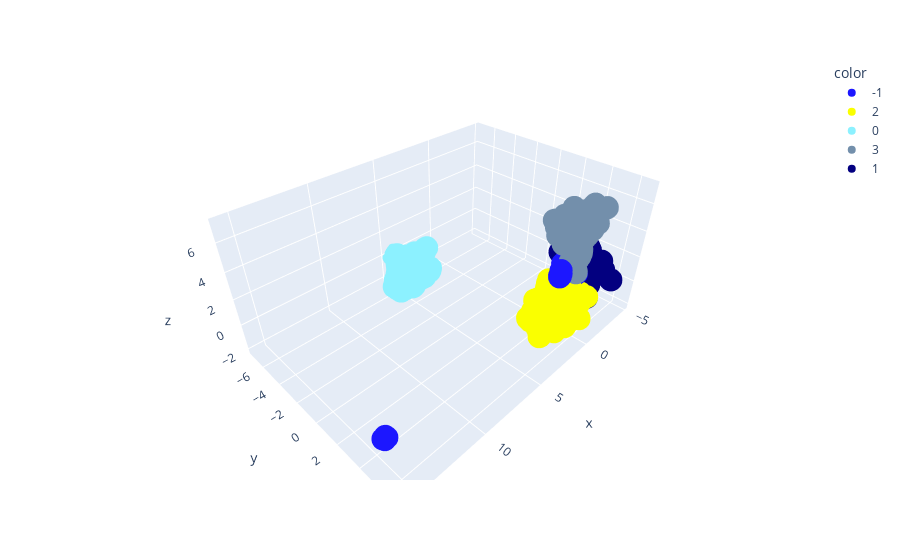

Notebook code cell kept with this figure:
### Markdown cell above
Perfect! We now have what look to be four very promising clusters, let us take a look.

### Code cell
colors = [str(x) for x in clusterer.labels_]

fig = px.scatter_3d(
    x=u[:,0], y=u[:,1], z=u[:,2],
    color=colors,
    custom_data=[data['sub'][:n], data['title'][:n]],
    color_discrete_sequence=palette
)
fig.update_traces(
    hovertemplate="<br>".join([
        "sub: %{customdata[1]}",
        "title: %{customdata[0]}"
    ])
)

### Figure 1 — Plotly figure (JSON) as saved in the notebook; plotly's stock layout.template omitted (floating-point values rounded to 4 significant figures; data arrays with more than 128 entries replaced by an {"elided": "..."} marker saying what was removed)
{"data": [{"customdata": {"elided": "87x2 str values"}, "hovertemplate": "sub: %{customdata[1]}<br>title: %{customdata[0]}", "legendgroup": "-1", "marker": {"color": "#1c17ff", "symbol": "circle"}, "mode": "markers", "name": "-1", "scene": "scene", "showlegend": true, "type": "scatter3d", "x": [15.43, 15.36, 15.33, 15.37, 1.908, 15.35, 15.36, 15.39, 15.38, 1.913, -0.4745, 15.35, 1.631, 15.34, 1.907, 15.39, 1.905, 15.39, 15.35, 15.37, -0.7989, 15.39, 15.38, 1.93, -0.4807, 1.887, 15.41, 15.4, 15.4, 15.4, 15.44, 15.33, 15.4, 15.37, 1.874, 1.798, 15.37, 15.4, 15.37, 1.861, 1.763, 15.39, 1.861, 15.39, 15.39, 1.91, 15.35, 15.47, 15.38, 15.4, 15.38, 15.43, 15.39, 15.37, 15.38, 1.891, 15.35, 15.38, 15.4, 15.4, 1.706, 15.44, 15.43, 15.4, 15.43, -0.5031, 15.46, 15.32, 1.687, 15.45, 1.886, 15.45, 15.39, 15.41, 1.816, 1.727, 15.44, 1.743, 15.42, 15.43, 15.43, 15.42, 15.37, -0.5506, 15.43, 1.876, 1.902], "y": [5.552, 5.48, 5.437, 5.482, 5.528, 5.469, 5.471, 5.47, 5.496, 5.534, 4.235, 5.548, 5.394, 5.526, 5.529, 5.51, 5.526, 5.499, 5.46, 5.459, 5.127, 5.524, 5.511, 5.539, 4.219, 5.547, 5.528, 5.515, 5.524, 5.506, 5.498, 5.43, 5.468, 5.477, 5.5, 5.486, 5.514, 5.497, 5.475, 5.492, 5.5, 5.505, 5.513, 5.512, 5.513, 5.528, 5.464, 5.435, 5.481, 5.5, 5.477, 5.532, 5.497, 5.48, 5.482, 5.522, 5.594, 5.503, 5.494, 5.485, 5.412, 5.494, 5.535, 5.508, 5.555, 4.212, 5.563, 5.41, 5.421, 5.569, 5.52, 5.522, 5.439, 5.515, 5.501, 5.443, 5.546, 5.417, 5.523, 5.483, 5.534, 5.488, 5.473, 4.197, 5.538, 5.515, 5.523], "z": [0.8944, 0.8199, 0.7817, 0.8274, 3.258, 0.8262, 0.8197, 0.8228, 0.8428, 3.244, 2.368, 0.8954, 3.483, 0.8736, 3.258, 0.8546, 3.26, 0.8444, 0.8068, 0.804, 1.898, 0.8673, 0.8546, 3.251, 2.329, 3.271, 0.8695, 0.857, 0.8663, 0.849, 0.841, 0.7788, 0.8113, 0.8222, 3.189, 3.368, 0.8645, 0.8392, 0.8208, 3.23, 3.387, 0.8459, 3.232, 0.8548, 0.8674, 3.259, 0.8913, 0.7798, 0.8253, 0.843, 0.8202, 0.7886, 0.8382, 0.8222, 0.8234, 3.261, 0.9354, 0.8358, 0.8345, 0.8265, 3.19, 0.8326, 0.8842, 0.8512, 0.8899, 2.351, 0.8756, 0.7533, 3.453, 0.9089, 3.274, 0.8423, 0.7767, 0.8528, 3.345, 3.422, 0.8829, 3.144, 0.8649, 0.817, 0.872, 0.8304, 0.8151, 2.327, 0.8328, 3.257, 3.255]}, {"customdata": {"elided": "776x2 str values"}, "hovertemplate": "sub: %{customdata[1]}<br>title: %{customdata[0]}", "legendgroup": "2", "marker": {"color": "#faff00", "symbol": "circle"}, "mode": "markers", "name": "2", "scene": "scene", "showlegend": true, "type": "scatter3d", "x": {"elided": "776 float values"}, "y": {"elided": "776 float values"}, "z": {"elided": "776 float values"}}, {"customdata": {"elided": "898x2 str values"}, "hovertemplate": "sub: %{customdata[1]}<br>title: %{customdata[0]}", "legendgroup": "0", "marker": {"color": "#8cf1ff", "symbol": "circle"}, "mode": "markers", "name": "0", "scene": "scene", "showlegend": true, "type": "scatter3d", "x": {"elided": "898 float values"}, "y": {"elided": "898 float values"}, "z": {"elided": "898 float values"}}, {"customdata": {"elided": "570x2 str values"}, "hovertemplate": "sub: %{customdata[1]}<br>title: %{customdata[0]}", "legendgroup": "3", "marker": {"color": "#738FAB", "symbol": "circle"}, "mode": "markers", "name": "3", "scene": "scene", "showlegend": true, "type": "scatter3d", "x": {"elided": "570 float values"}, "y": {"elided": "570 float values"}, "z": {"elided": "570 float values"}}, {"customdata": {"elided": "787x2 str values"}, "hovertemplate": "sub: %{customdata[1]}<br>title: %{customdata[0]}", "legendgroup": "1", "marker": {"color": "#030080", "symbol": "circle"}, "mode": "markers", "name": "1", "scene": "scene", "showlegend": true, "type": "scatter3d", "x": {"elided": "787 float values"}, "y": {"elided": "787 float values"}, "z": {"elided": "787 float values"}}], "layout": {"legend": {"title": {"text": "color"}, "tracegroupgap": 0}, "margin": {"t": 60}, "scene": {"domain": {"x": [0, 1], "y": [0, 1]}, "xaxis": {"title": {"text": "x"}}, "yaxis": {"title": {"text": "y"}}, "zaxis": {"title": {"text": "z"}}}}}
